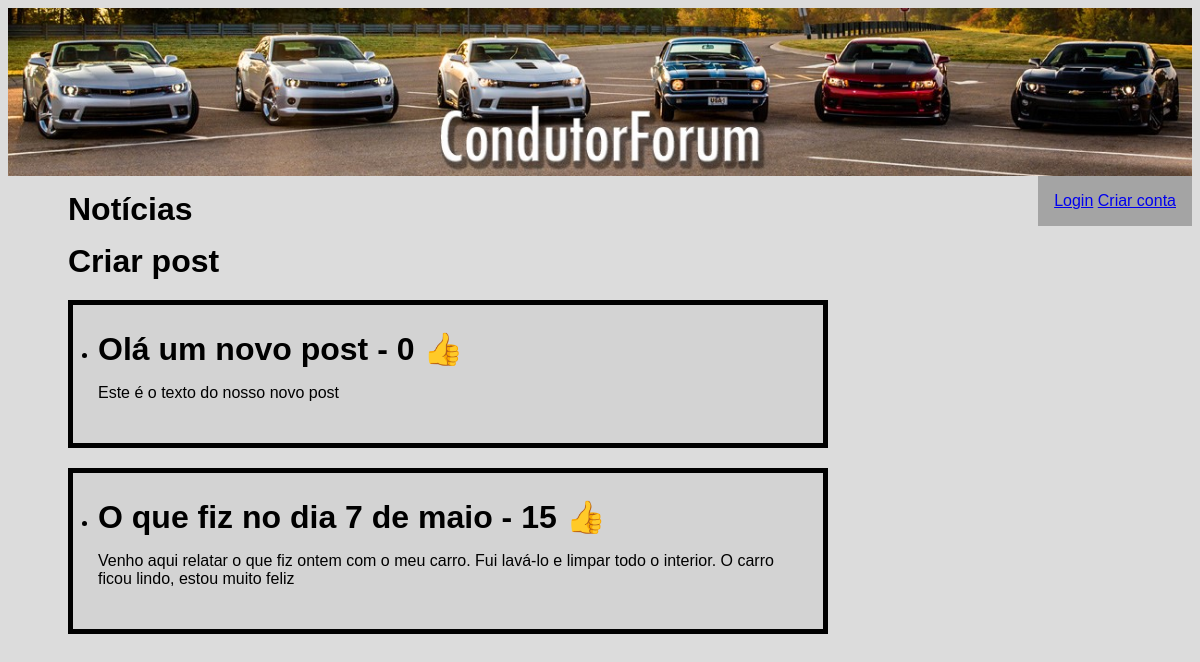
The app's page /forum/ with its own data.
### forum/models.py (models this page shows, shortened)
class Post(models.Model):
    post_titulo = models.CharField(max_length=50)
    post_texto = models.CharField(max_length=500)
    pub_data = models.DateTimeField('data de publicacao')
    gostos = models.IntegerField(default=0)
    imagem = models.ImageField(blank=True)

### forum/views.py (the view)
# urls.py: path("", views.index, name="index"),
def index(request):
    latest_post_list = Post.objects.order_by('-pub_data')[:10]
    context = {'latest_post_list': latest_post_list}
    return render(request, 'forum/index.html', context)

### forum/templates/forum/index.html (shortened to what this page needs)
{% load static %}
<link rel="stylesheet" type="text/css"
      href="{% static 'forum/style.css' %}"/>
<!DOCTYPE html>
<html lang="pt">
{% block header %}
<header>
    <a href="http://127.0.0.1:8000/forum/">
        <img src="{% static 'forum/images/header1.jpg' %}" alt="CondutorForum" width="100%" height="auto">
    </a>
</header>
{% endblock %}
{% block sidebar %}
<aside>
    <div class="parent">
        {% if request.user.is_authenticated %}
        <div class="inline-block-child">
            <img class="foto_perfil" src="{% static user.condutor.avatar %}" alt="Foto de perfil"/>
        </div>
        <div class="inline-block-child">
            <a href="{% url 'forum:info' %}">
                <p>{{ request.user.username }}</p>
            </a>
            <a href="{% url 'forum:logout' %}">Logout</a>
            {% else %}
            <a href="{% url 'forum:fazerLogin' %}">Login</a>
            <a href="{% url 'forum:signin' %}">Criar conta</a>
            {% endif %}
        </div>
</aside>
{% endblock %}
{% block conteudo %}
<div class="top">
    <a class="titulo"  href="{% url 'forum:index_noticia' %}">Notícias</a>
</div>
<div class="top">
    <a class="titulo" href="{% url 'forum:criarpost' %}">Criar post</a>
</div>
{% if latest_post_list %}
<ul>
    {% for post in latest_post_list %}
    <div class="caixinha">
        <li>
            <a class="titulo" href="{% url 'forum:detalhe' post.id %}">
                {{ post.post_titulo }} - {{ post.gostos }} 👍
            </a>
            <p>{{ post.post_texto }}</p>
        </li>
    </div>
    {% endfor %}
</ul>
{% else %}
<p>Nao há posts disponíveis.</p>
{% endif %}
{% endblock %}
</html>

### forum/static/forum/style.css (style rules this page uses)
p { color: black; }
* { font-family: Arial, serif; }
li { text-align: left; }
.caixinha { border: 5px solid #000000; background-color: lightgrey; width: 700px; padding: 25px; margin: 20px; }
.titulo { text-decoration: none; color: black; font-weight: bold; font-size: 2em; }
.top { margin-left: 60px; margin-top: 15px; }
.parent { padding: 1rem; }
aside { background-color: rgb(164, 164, 164); float: right; }

### records on screen
Post: post_titulo "Olá um novo post", gostos "0", post_texto "Este é o texto do nosso novo post"
Post: post_titulo "O que fiz no dia 7 de maio", gostos "15", post_texto "Venho aqui relatar o que fiz ontem com o meu carro. Fui lavá-lo e limpar todo o interior. O carro ficou lindo, estou muito feliz"
